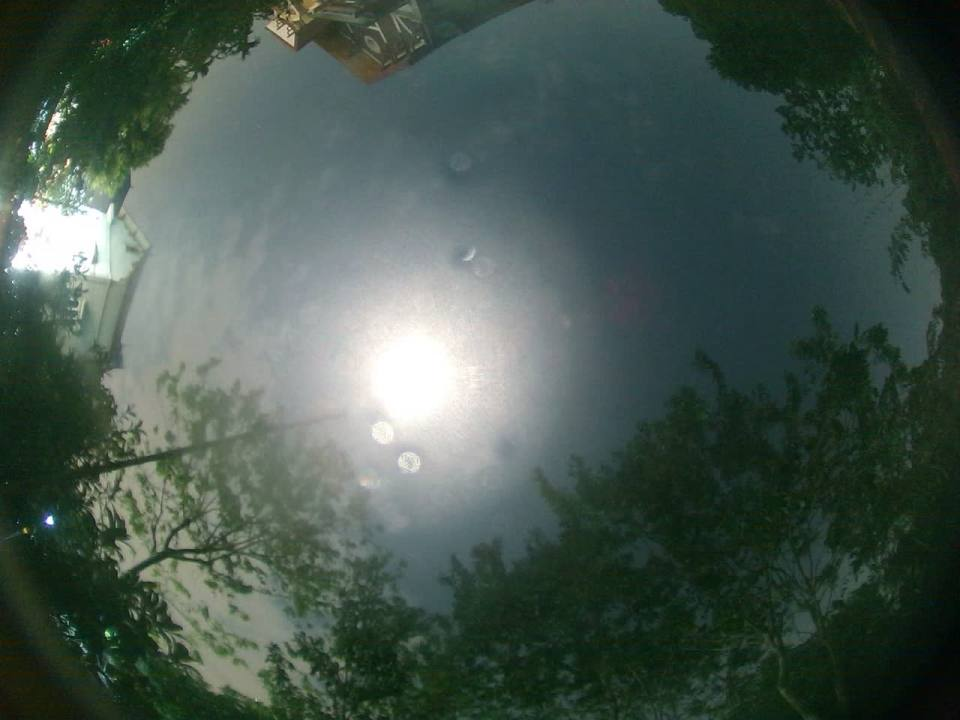
#> input picture tests/fixtures/cloud_audit/20261122_201753_009.jpg, 960 x 720 px
$ python -i highlights.py   (imports and definitions only)
#> lines starting #> are read from the running program, lines starting #| are printed output that depends on the picture; after the words box and inside, x2 and y2 are one past the last pixel; in counts of white or black regions, pixels touching at a corner belong together
"""
Highlight desaturation: neutralise the false colours of clipped highlights.

When the sun is in the frame the sensor clips around it even at its shortest exposure. The colour
channels clip at different levels, and the ISP's white balance gains and colour matrix then turn the
clipped pixels into vivid orange / green / cyan fringes on sunlit cloud edges. Their real colour is
lost, and it is close to white, so pixels that are both bright and strongly coloured are blended
towards a neutral grey at their brightest channel (never darker), with smooth ramps so no edge appears.
Ordinary bright sky and cloud are only weakly coloured, so they (and the colour cloud cover relies on)
are left alone.

A few uint8 OpenCV operations on the tiles that hold such pixels; nothing at night or in a plain sky.
"""

import cv2
import numpy as np

# Ramps on the brightest channel and on the chroma (brightest minus darkest channel): desaturation starts
# at *_START and is full at *_FULL; the pixel weight is the product of both.
# Measured on IMX708 NoIR day frames: ordinary sky / cloud has chroma <= ~18, whereas clipped sun fringes
# sit at 130-255 DN with chroma 20..135.
HIGHLIGHT_START = 135
HIGHLIGHT_FULL = 195
CHROMA_START = 26
CHROMA_FULL = 56
# Near clipping (this ramp on the brightest channel) a pixel is neutralised whatever its chroma, so the faint
# tint left inside the sun disc does not show as a contour or blocky tile next to neutralised fringes
CLIP_START = 220
CLIP_FULL = 248
# Only tiles of this size (px) that hold a bright, coloured or near-clipped pixel are processed
TILE = 64

_LUT_CACHE: dict = {}
_ND_LUT_CACHE: dict = {}


def _ramp_lut(start: int, full: int) -> np.ndarray:
    lut = _LUT_CACHE.get((start, full))
    if lut is None:
        t = np.clip((np.arange(256, dtype=np.float32) - start) / max(1, full - start), 0.0, 1.0)
        lut = _LUT_CACHE[(start, full)] = np.round(t * t * (3.0 - 2.0 * t) * 255.0).astype(np.uint8)  # smoothstep
    return lut


def _nd_lut(stops: float) -> np.ndarray:
    key = round(max(0.0, float(stops)), 2)
    lut = _ND_LUT_CACHE.get(key)
    if lut is None:
        t = np.arange(256, dtype=np.float32) / 255.0
        k = max(0.35, 1.0 - 0.17 * key)
        y = k * t + (1.0 - k) * (t ** 7.0)
        lut = _ND_LUT_CACHE[key] = np.clip(np.round(y * 255.0), 0, 255).astype(np.uint8)
    return lut


def apply_virtual_nd(frame_bgr: np.ndarray, stops: float) -> np.ndarray:
    """Darken a uint8 BGR frame by `stops` below the sensor exposure floor using a smooth C1 tone curve
    that attenuates sky/clouds linearly while rolling smoothly into 255 (no ISP hard-clip wall)."""
    if stops <= 0.01 or frame_bgr.ndim != 3 or frame_bgr.dtype != np.uint8:
        return frame_bgr
    cv2.LUT(frame_bgr, _nd_lut(stops), dst=frame_bgr)
    return frame_bgr


def _max_chroma(block: np.ndarray):
    b, g, r = cv2.split(block)
    mx = cv2.max(cv2.max(b, g), r)
    return (b, g, r), mx, cv2.subtract(mx, cv2.min(cv2.min(b, g), r))


def _desaturate_block(block: np.ndarray, lut_bright: np.ndarray, lut_chroma: np.ndarray, lut_clip: np.ndarray) -> None:
    chans, mx, chroma = _max_chroma(block)
    w = cv2.max(cv2.multiply(cv2.LUT(mx, lut_bright), cv2.LUT(chroma, lut_chroma), scale=1.0 / 255.0), cv2.LUT(mx, lut_clip))
    # Saturating uint8 ops (SIMD in OpenCV): out = ch + (max - ch) * w / 255
    block[...] = cv2.merge([cv2.add(ch, cv2.multiply(cv2.subtract(mx, ch), w, scale=1.0 / 255.0)) for ch in chans])


def desaturate_highlights(
    frame_bgr: np.ndarray,
    start: int = HIGHLIGHT_START,
    full: int = HIGHLIGHT_FULL,
    chroma_start: int = CHROMA_START,
    chroma_full: int = CHROMA_FULL,
    tile: int = TILE,
) -> np.ndarray:
    """Blend bright, strongly coloured pixels of a uint8 BGR frame towards neutral, in place; returns the frame."""
    if frame_bgr.ndim != 3 or frame_bgr.shape[2] != 3 or frame_bgr.dtype != np.uint8:
        return frame_bgr
    h, w = frame_bgr.shape[:2]
    # Find candidate areas on a 1/4 nearest-neighbour view (~1/16 of the work), then process only the
    # tiles that hold them (including near-clipped tinted pixels that CLIP_START..CLIP_FULL neutralises)
    small = cv2.resize(frame_bgr, (max(1, w // 4), max(1, h // 4)), interpolation=cv2.INTER_NEAREST)
    _, mx, chroma = _max_chroma(small)
    cand = (((mx > start) & (chroma > chroma_start)) | ((mx > CLIP_START) & (chroma > 0))).astype(np.uint8)
    if not cand.any():  # night, or a plain sky: no further work
        return frame_bgr
    cand = cv2.dilate(cand, np.ones((3, 3), np.uint8))  # +4 px: covers pixels the subsampling skipped
    st = max(1, tile // 4)
    rows, cols = -(-cand.shape[0] // st), -(-cand.shape[1] // st)
    padded = np.zeros((rows * st, cols * st), np.uint8)
    padded[: cand.shape[0], : cand.shape[1]] = cand
    cells = padded.reshape(rows, st, cols, st).max(axis=(1, 3))
    luts = (_ramp_lut(start, full), _ramp_lut(chroma_start, chroma_full), _ramp_lut(CLIP_START, CLIP_FULL))
    for ty in range(rows):
        row = cells[ty]
        tx = 0
        while tx < cols:  # one block per run of candidate tiles in this tile row
            if not row[tx]:
                tx += 1
                continue
            t0 = tx
            while tx < cols and row[tx]:
                tx += 1
            _desaturate_block(frame_bgr[ty * tile:(ty + 1) * tile, t0 * tile:min(w, tx * tile)], *luts)
    return frame_bgr

>>> import cv2
>>> picture = cv2.imread('../../tests/fixtures/cloud_audit/20261122_201753_009.jpg')
#> picture is the input picture: shape (720, 960, 3); mean B, G, R 78.1, 86.7, 70.7
>>> result = desaturate_highlights(picture)
#> in _max_chroma, `b, g, r = cv2.split(block)`:
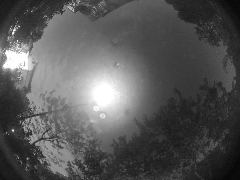
#> g: shape (180, 240); min 6, max 255, mean 86.7
#> in _max_chroma, `b, g, r = cv2.split(block)`:
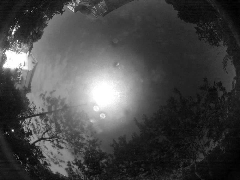
#> r: shape (180, 240); min 0, max 255, mean 70.8
#> in desaturate_highlights, `_, mx, chroma = _max_chroma(small)`:
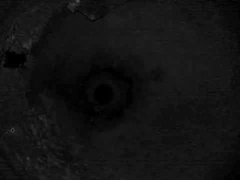
#> chroma: shape (180, 240); min 0, max 82, mean 18.5
#> in desaturate_highlights, `cand = (((mx > start) & (chroma > chroma_start)) | ((mx > CLIP_START) ..`:
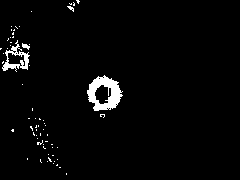
#> cand: shape (180, 240); values 0 (black) and 1 (white), 2.8% white; 64 white regions (60 under 20 px), largest, box (x1, y1, x2, y2) and area: (87, 75, 123, 111) 691, (2, 40, 30, 72) 298, (22, 43, 30, 50) 30, (67, 6, 74, 12) 20
#> in desaturate_highlights, `cand = cv2.dilate(cand, np.ones((3, 3), np.uint8))`: cand: shape (180, 240); values 0 (black) and 1 (white), 5.6% white; 22 white regions (11 under 20 px), largest, box (x1, y1, x2, y2) and area: (86, 74, 124, 112) 949, (1, 25, 31, 73) 785, (29, 124, 42, 140) 112
#> in desaturate_highlights, `padded[: cand.shape[0], : cand.shape[1]] = cand`:
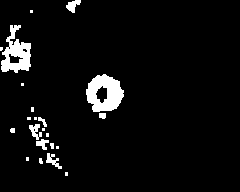
#> padded: shape (192, 240); values 0 (black) and 1 (white), 5.2% white; 22 white regions (11 under 20 px), largest, box (x1, y1, x2, y2) and area: (86, 74, 124, 112) 949, (1, 25, 31, 73) 785, (29, 124, 42, 140) 112
#> the loop in desaturate_highlights, `for ty in range(rows):` made 12 passes
#> row on passes 1 to 12: [0, 1, 1, 0, 1, 1, 0, 0, 0, 0, 0, 0, 0, 0, 0], [1, 1, 0, 0, 0, 0, 0, 0, 0, 0, 0, 0, 0, 0, 0], [1, 1, 0, 0, 0, 0, 0, 0, 0, 0, 0, 0, 0, 0, 0], [1, 1, 0, 0, 0, 0, 0, 0, 0, 0, 0, 0, 0, 0, 0], [1, 1, 0, 0, 0, 1, 1, 1, 0, 0, 0, 0, 0, 0, 0], [0, 1, 0, 0, 0, 1, 1, 1, 0, 0, 0, 0, 0, 0, 0], [0, 1, 1, 0, 0, 1, 1, 1, 0, 0, 0, 0, 0, 0, 0], [0, 1, 1, 0, 0, 0, 1, 0, 0, 0, 0, 0, 0, 0, 0], [1, 1, 1, 1, 0, 0, 0, 0, 0, 0, 0, 0, 0, 0, 0], [0, 1, 1, 1, 0, 0, 0, 0, 0, 0, 0, 0, 0, 0, 0], [0, 1, 1, 1, 1, 0, 0, 0, 0, 0, 0, 0, 0, 0, 0], [0, 0, 0, 0, 0, 0, 0, 0, 0, 0, 0, 0, 0, 0, 0]
#> pass 1, in _max_chroma (call 2), `b, g, r = cv2.split(block)`:
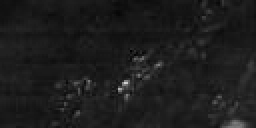
#> b: shape (64, 128) (shown 2 times larger); min 0, max 210, mean 28.8
#> pass 1, in _max_chroma (call 2), `b, g, r = cv2.split(block)`:
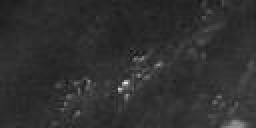
#> g: shape (64, 128) (shown 2 times larger); min 16, max 233, mean 48.1

$ run again, on tests/fixtures/cloud_audit/20261122_205304_221.jpg
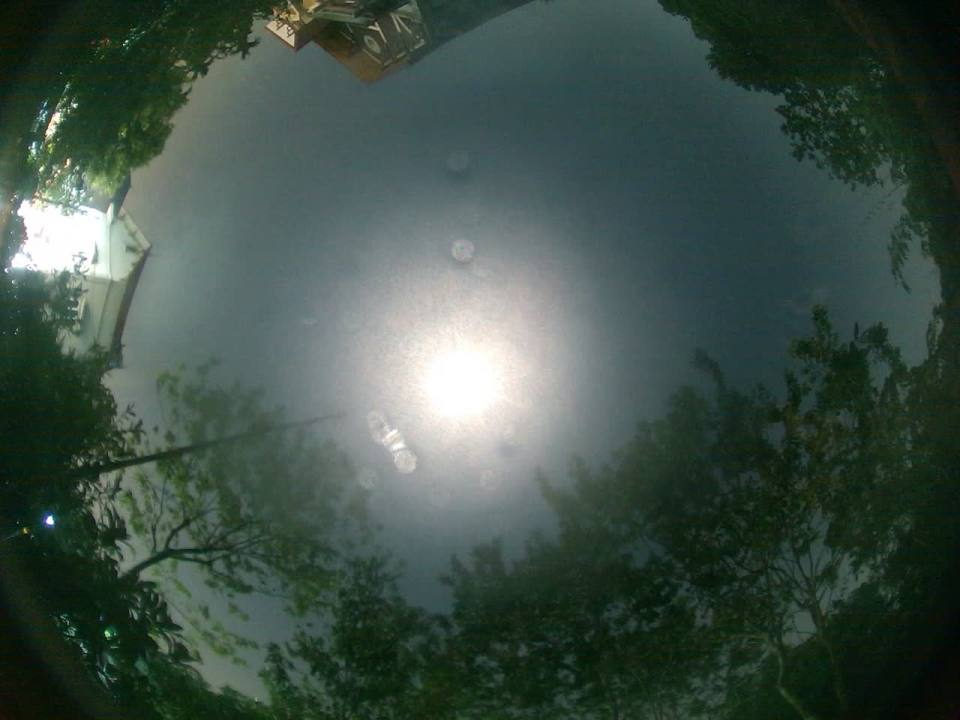
#> input picture tests/fixtures/cloud_audit/20261122_205304_221.jpg, 960 x 720 px
#> picture is the input picture: shape (720, 960, 3); mean B, G, R 71.7, 80.5, 63.6
#> in desaturate_highlights, `cand = (((mx > start) & (chroma > chroma_start)) | ((mx > CLIP_START) ..`:
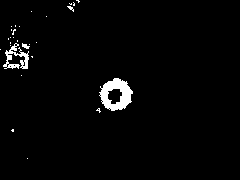
#> cand: shape (180, 240); values 0 (black) and 1 (white), 2.4% white; 28 white regions (25 under 20 px), largest, box (x1, y1, x2, y2) and area: (99, 78, 133, 111) 637, (3, 43, 29, 69) 279, (22, 43, 30, 49) 27
#> padded: shape (192, 240); values 0 (black) and 1 (white), 3.9% white; 12 white regions (7 under 20 px), largest, box (x1, y1, x2, y2) and area: (98, 77, 134, 112) 853, (2, 24, 34, 70) 728, (66, 0, 81, 13) 102, (95, 107, 102, 114) 36, (10, 128, 15, 133) 23
#> the loop in desaturate_highlights, `for ty in range(rows):` made 12 passes
#> row on passes 1 to 8: [0, 1, 1, 0, 1, 1, 0, 0, 0, 0, 0, 0, 0, 0, 0], [1, 1, 1, 0, 0, 0, 0, 0, 0, 0, 0, 0, 0, 0, 0], [1, 1, 1, 0, 0, 0, 0, 0, 0, 0, 0, 0, 0, 0, 0], [1, 1, 1, 0, 0, 0, 0, 0, 0, 0, 0, 0, 0, 0, 0], [1, 1, 0, 0, 0, 0, 0, 1, 0, 0, 0, 0, 0, 0, 0], [0, 0, 0, 0, 0, 0, 1, 1, 1, 0, 0, 0, 0, 0, 0], [0, 0, 0, 0, 0, 1, 1, 1, 1, 0, 0, 0, 0, 0, 0], [0, 0, 0, 0, 0, 0, 1, 0, 0, 0, 0, 0, 0, 0, 0]
#> pass 1, in _max_chroma (call 2), `b, g, r = cv2.split(block)`:
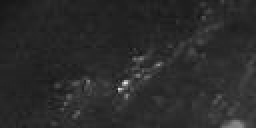
#> g: shape (64, 128) (shown 2 times larger); min 22, max 230, mean 43

$ run again, on tests/fixtures/cloud_audit/20261122_212820_789.jpg
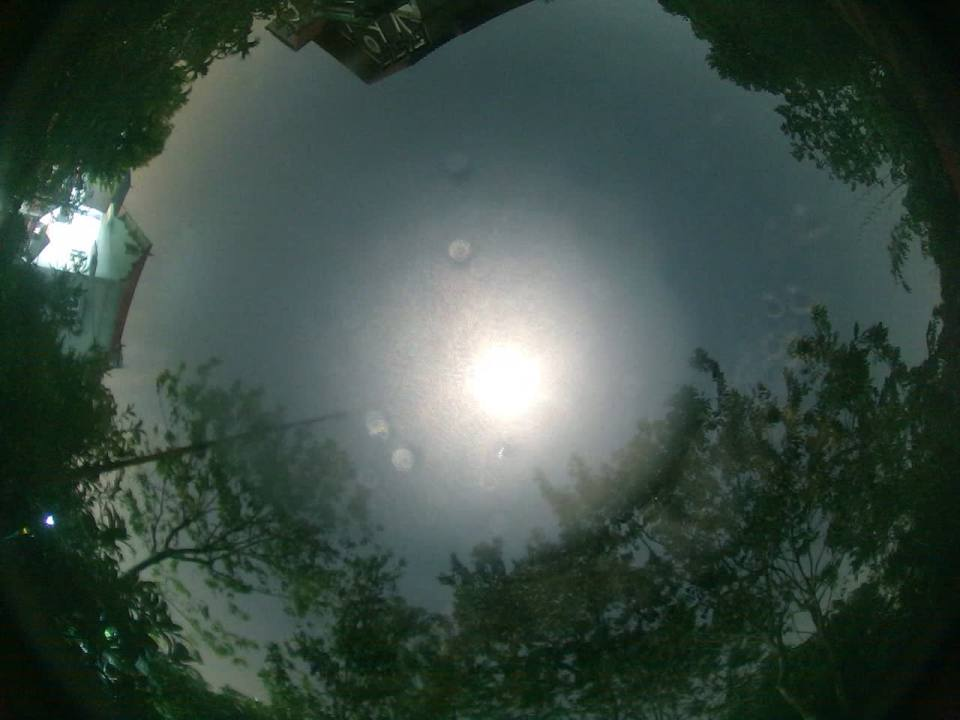
#> input picture tests/fixtures/cloud_audit/20261122_212820_789.jpg, 960 x 720 px
#> picture is the input picture: shape (720, 960, 3); mean B, G, R 67.7, 75.8, 59.6
#> in desaturate_highlights, `cand = (((mx > start) & (chroma > chroma_start)) | ((mx > CLIP_START) ..`:
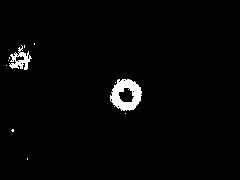
#> cand: shape (180, 240); values 0 (black) and 1 (white), 2% white; 11 white regions (9 under 20 px), largest, box (x1, y1, x2, y2) and area: (110, 79, 142, 111) 619, (9, 45, 32, 70) 245
#> padded: shape (192, 240); values 0 (black) and 1 (white), 2.9% white; 5 white regions (2 under 20 px), largest, box (x1, y1, x2, y2) and area: (109, 78, 143, 115) 843, (5, 44, 33, 71) 468, (10, 128, 15, 133) 23
#> the loop in desaturate_highlights, `for ty in range(rows):` made 12 passes
#> row on passes 1 to 8: [0, 0, 0, 0, 0, 0, 0, 0, 0, 0, 0, 0, 0, 0, 0], [0, 0, 0, 0, 0, 0, 0, 0, 0, 0, 0, 0, 0, 0, 0], [0, 1, 1, 0, 0, 0, 0, 0, 0, 0, 0, 0, 0, 0, 0], [1, 1, 1, 0, 0, 0, 0, 0, 0, 0, 0, 0, 0, 0, 0], [1, 1, 0, 0, 0, 0, 0, 1, 1, 0, 0, 0, 0, 0, 0], [0, 0, 0, 0, 0, 0, 1, 1, 1, 0, 0, 0, 0, 0, 0], [0, 0, 0, 0, 0, 0, 1, 1, 1, 0, 0, 0, 0, 0, 0], [0, 0, 0, 0, 0, 0, 0, 1, 0, 0, 0, 0, 0, 0, 0]
#> pass 3, in _max_chroma (call 2), `b, g, r = cv2.split(block)`:
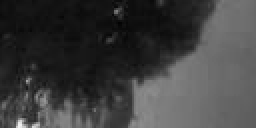
#> r: shape (64, 128) (shown 2 times larger); min 2, max 240, mean 62
